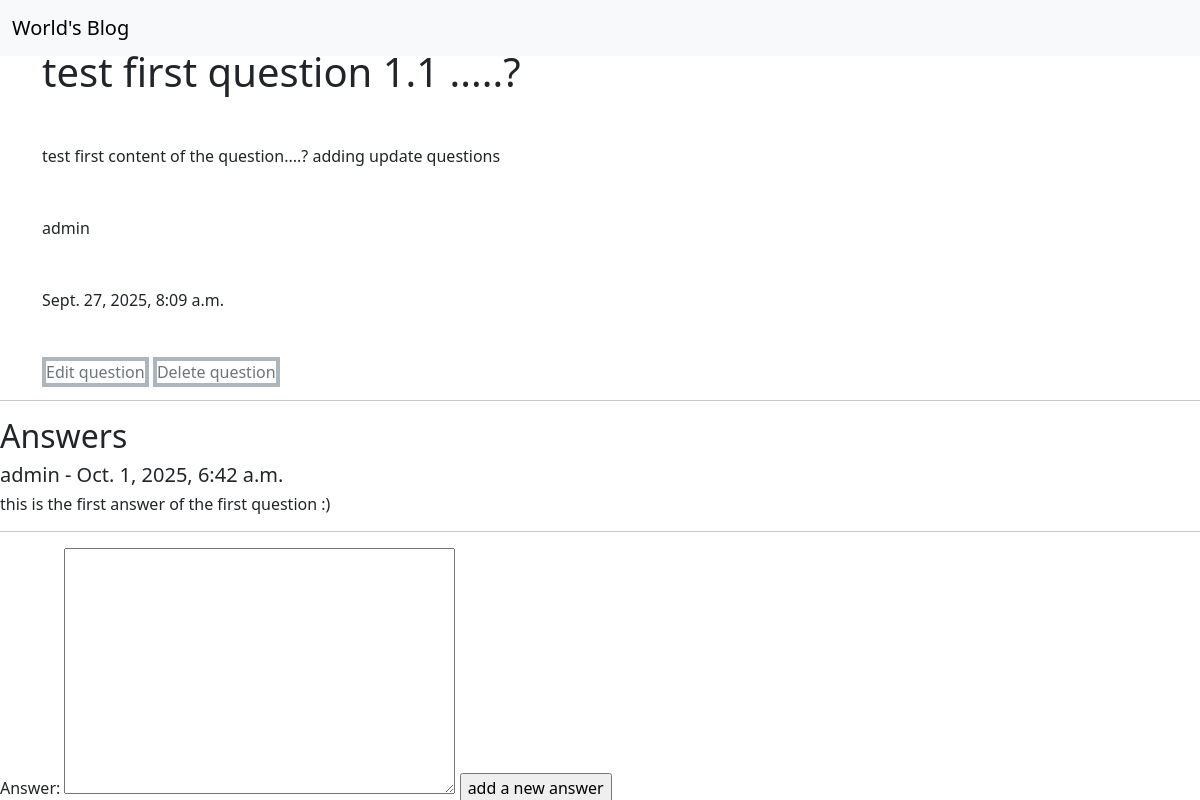
The app's page /questions/1, older data.
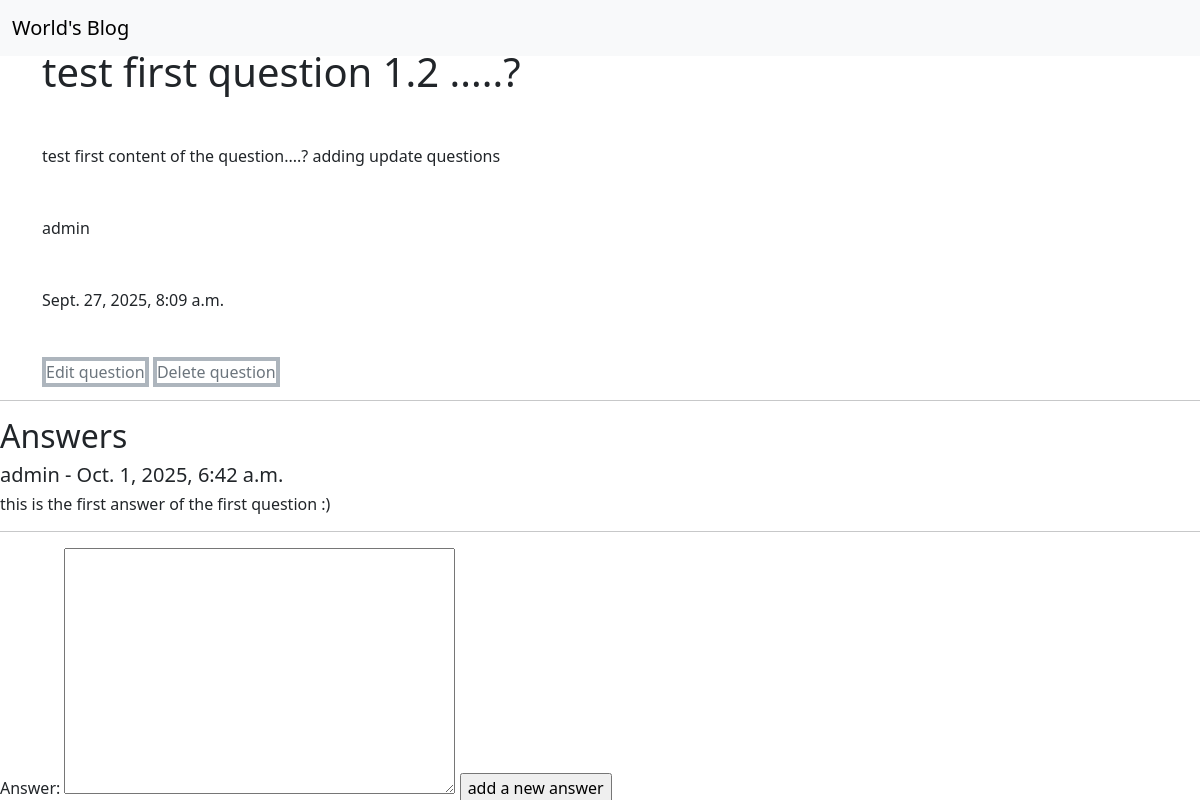
The same page, newer data.
### Blog/models.py (models this page shows)
class Question (models.Model):
    author = models.ForeignKey(User,on_delete=models.SET_NULL,null=True,blank=True,related_name='Question_User')
    question = models.CharField(max_length=300)
    content = models.TextField(max_length=3000)
    created_date = models.DateTimeField(default=timezone.now)
    draft = models.BooleanField(default=True)
    tags = TaggableManager()
    def __str__(self):
        return self.question

### Blog/views.py (the view)
# urls.py: path('questions/<int:question_id>',question_details),
def question_details(request,question_id):
    data = Question.objects.get(id = question_id)
    question_answers = Answer.objects.filter(question=data)
    if request.method == 'POST':
        form = AnswerForm(request.POST)
        if form.is_valid():
            myform = form.save(commit=False)
            myform.author = request.user
            myform.question = data
            myform.save()
    else:
        form = AnswerForm()
    return render(request,'Blog/question_details.html',{'question':data, 'answers':question_answers, 'form':form})

### Blog/forms.py
class AnswerForm(forms.ModelForm):
    class Meta:
        model = Answer
        fields = ['answer']

### Blog/templates/Blog/question_details.html (shortened to what this page needs)
<!doctype html>
<html lang="en">
    <head>
        <link href="https://cdn.jsdelivr.net/npm/bootstrap@5.3.8/dist/css/bootstrap.min.css" rel="stylesheet">
    </head>
    <body>
        <nav class="navbar fixed-top navbar-expand-lg mb-5 bg-body-tertiary">
        <div class="container-fluid">
            <a class="navbar-brand" href="/questions/">World's Blog</a>
        </div>
        </nav>
        <div class="container">
            <h1 class="my-5">{{question}}</h1>
            <p class="mb-5" >{{question.content}}</p>
            <p class="mb-5" >{{question.author}}</p>
            <p class="mb-5" >{{question.created_date}}</p>
            <a class="text-decoration-none link-secondary border border-4 border-dark-subtle my-3" href="/questions/update/{{question.id}}">Edit question</a>
            <a class="text-decoration-none link-secondary border border-4 border-dark-subtle my-3" href="/questions/delete/{{question.id}}">Delete question</a>
        </div>
        <hr>
        <h2>Answers</h2>
        {% for answer in answers %}
        <h5>{{answer.author}} - {{answer.created_date}}</h5>
        <h6>{{answer.answer}}</h6>
        {% endfor %}
        <hr>
        <form method="post">
            {{form}}
            <input type="submit" value="add a new answer">
        </form>
    </body>
</html>

Row changes from the older to the newer data that the page shows:
changed Question "test first content of the question....? adding update questions": question "test first question 1.1 .....?" → "test first question 1.2 .....?"
